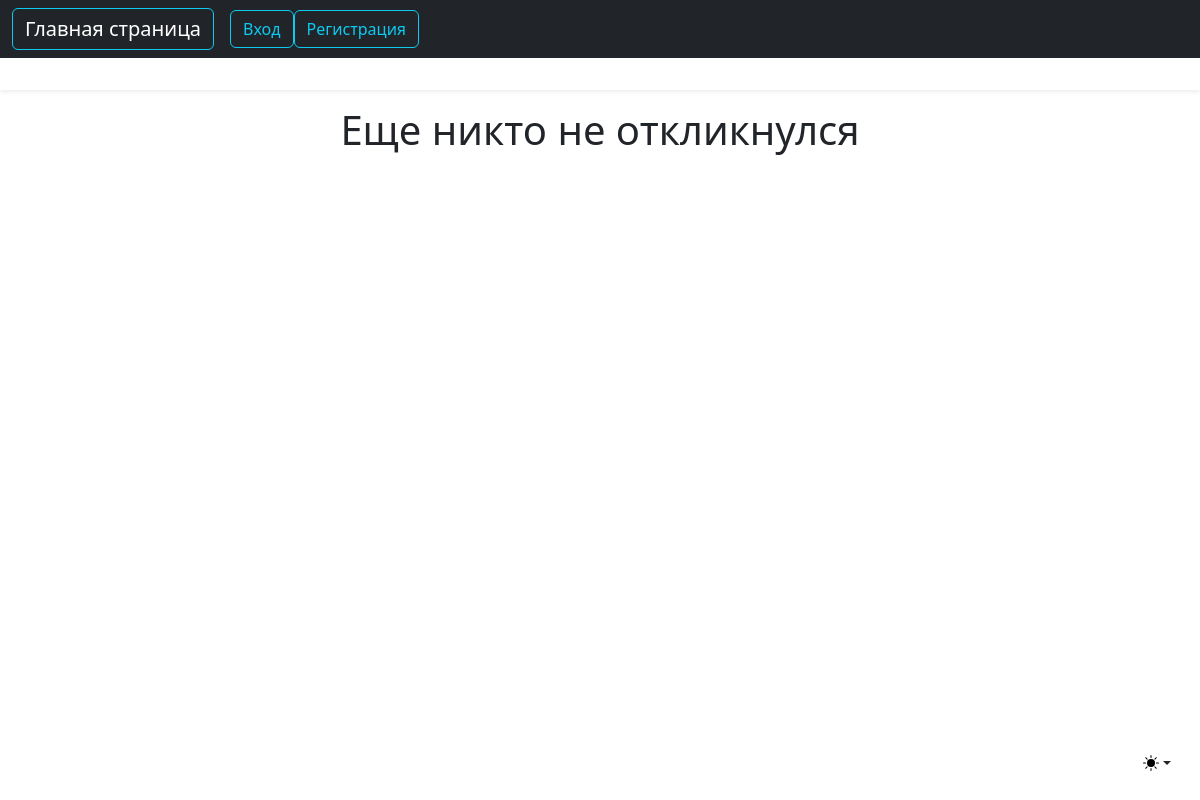
/task/24/task_candidates, run on an earlier commit of the app's database.
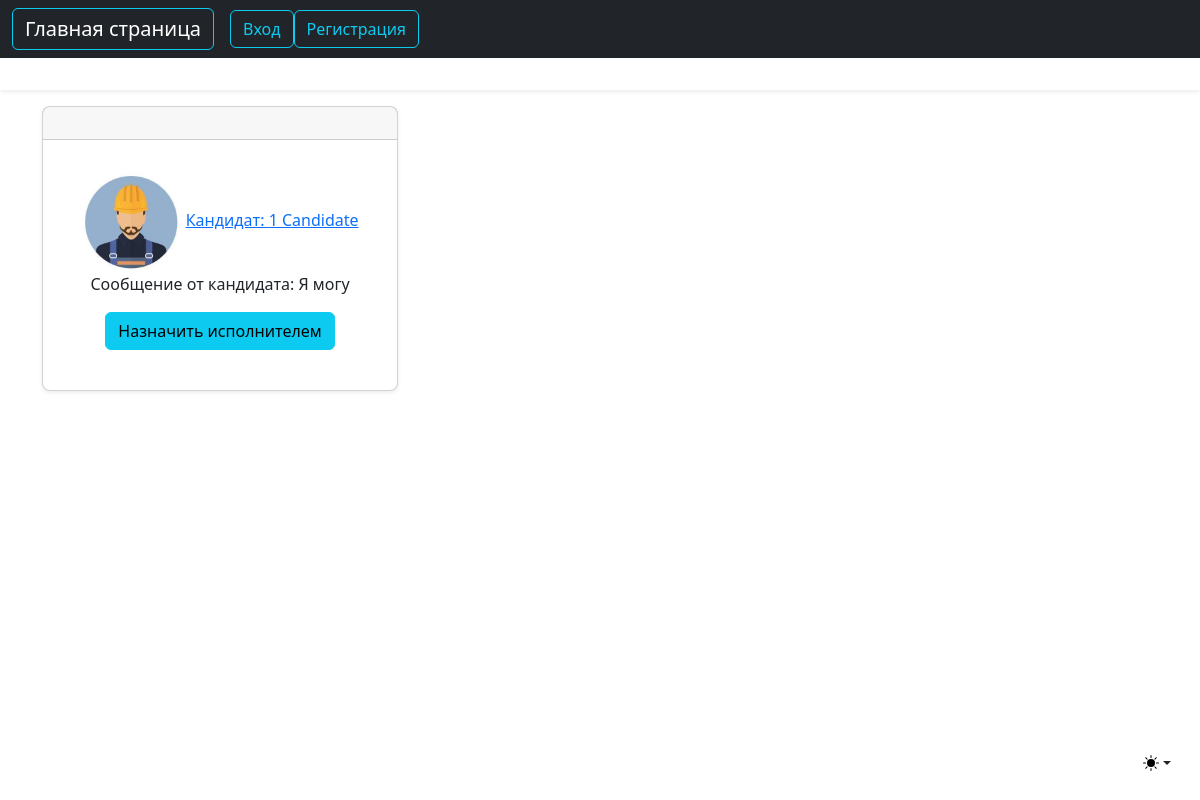
And on a later commit of the database.
### users/models.py (models this page shows, shortened)
class Candidate(models.Model):
    worker = models.ForeignKey(Worker, on_delete=models.CASCADE)
    task = models.ForeignKey(Task, on_delete=models.CASCADE)
    offer = models.TextField(null=True)
    def __str__(self):
        return f'{self.worker.user.username} Candidate'

class Worker(models.Model):
    user = models.OneToOneField(User, on_delete=models.CASCADE)
    rating = models.IntegerField(null=True)
    experience = models.TextField(null=True)

class Profile(models.Model):
    user = models.OneToOneField(User, on_delete=models.CASCADE)
    image = models.ImageField(default='default.jpg', upload_to='profile_pics')

### searchwork/views.py (the view)
# urls.py: path('task/<int:pk>/task_candidates', CandidateListView.as_view(), name='task-candidates'),
class CandidateListView(ListView):
    model = Candidate
    template_name = 'searchwork/task_candidates.html'  # <app>/<model>_<viewtype>.html
    context_object_name = 'candidates'
    paginate_by = 10
    def get_queryset(self):
        task = get_object_or_404(Task, id=self.kwargs.get('pk'))
        return Candidate.objects.filter(task=task).order_by('-worker')

### searchwork/templates/searchwork/task_candidates.html (shortened to what this page needs)
{% extends "searchwork/base_client.html" %}
{% block content %}
    <div class="row row-cols-1 row-cols-md-3 mb-3 text-center">
        {% if candidates %}
            {% for candidate in candidates %}
              <div class="col">
                <div class="card mb-4 rounded-3 shadow-sm">
                  <div class="card-header py-3">
                  </div>
                  <div class="card-body">
                    <ul class="list-unstyled mt-3 mb-4">
                      <li>
                          <img class="rounded-circle article-img" src="{{ candidate.worker.user.profile.image.url }}" width="100" height="100" alt="аватар исполнителя">
                          <a class="mr-2" href="{% url 'worker-profile' candidate.worker.id %}">Кандидат: {{ candidate }}</a>
                      </li>
                        <div>
                            <p class="text" > Сообщение от кандидата: {{ candidate.offer }}</p>
                        </div>
                        <div>
                        <a class="btn btn-info" href="{% url 'worker-to-task' candidate.task.id candidate.worker.user.id %}">Назначить исполнителем</a>
                      </div>
                    </ul>
                  </div>
                </div>
              </div>
            {% endfor %}
        {% else %}
            <div class="card-body">
                <h1>Еще никто не откликнулся</h1>
            </div>
        {% endif %}
    </div>
{% endblock content %}

What changed in the data, as far as the page shows it:
added Candidate: worker.user.profile.image (placeholder picture), worker.username "1 Candidate", offer "Я могу"
Also different on the page:
text no longer shown: "Еще никто не откликнулся"
